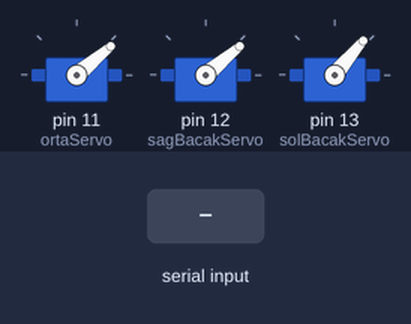
The sketch below on a simulated Arduino Uno, built with avr-gcc and run on an emulated ATmega328P. On the bench: 3 × servo. The inputs (shaded band) are chosen by the test bench.

Above: at 5.2 s.
5.3 s: "5" received over the second serial link
At 6.7 s:
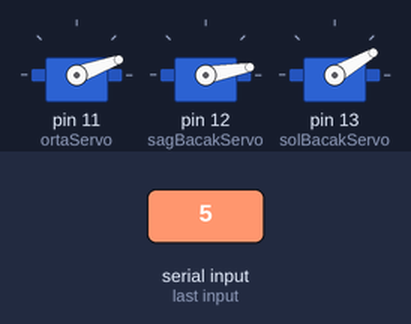
7.4 s: "1" received over the second serial link
At 8.3 s:
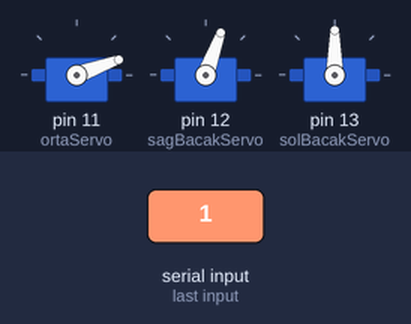
9.5 s: "0" received over the second serial link
At 9.8 s:
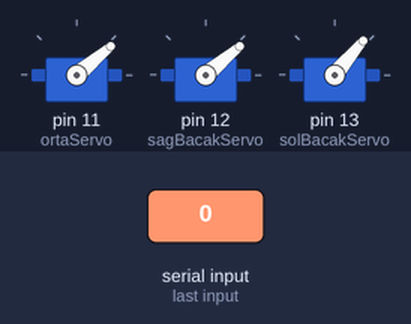
Timing chart, 0 to 12.5 s (numbered marks = the images above; inputs shaded):
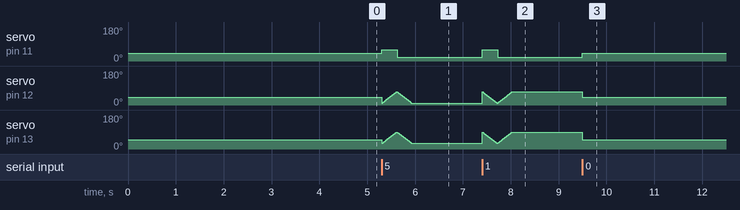

The sketch:

alti_ayakli_robot.ino
```cpp
#include <Servo.h>

#include <SoftwareSerial.h>
#define RxD 6
#define TxD 7

Servo ortaServo;
Servo sagBacakServo;
Servo solBacakServo;

int komut=1;

SoftwareSerial blueToothSerial(RxD,TxD);

char bluetoothKomut=0;

void setup()
{
  pinMode(RxD, INPUT);
  pinMode(TxD, OUTPUT);
  setupBlueToothConnection();

  ortaServo.attach(11);
  sagBacakServo.attach(12);
  solBacakServo.attach(13);

  dur();

}


void loop()
{

  if (blueToothSerial.available()){
      bluetoothKomut = blueToothSerial.read();
      if( bluetoothKomut == '5' ){
        komut=1;
        ileri();
      }else if(bluetoothKomut=='1'){
        komut=1;
        geri();
      }else{
        komut=0;
        dur();
      }
  }
}

void dur(){
  ortaServo.write(40);
  sagBacakServo.write(40);
  solBacakServo.write(50);
}

void ileri(){

  ortaServo.write(60);
   for(int pos = 10; pos <= 70; pos += 1)
  {
    if(komut==1){
      sagBacakServo.write(pos);
      solBacakServo.write(pos+20);
     delay(5);
    }
  }
  ortaServo.write(20);
   for(int pos = 70; pos >= 10; pos -= 1)
  {
   if(komut==1){
      sagBacakServo.write(pos);
      solBacakServo.write(pos+20);
     delay(5);
   }
  }


}

void geri(){

  ortaServo.write(60);
   for(int pos = 70; pos >= 10; pos -= 1)
  {
    sagBacakServo.write(pos);
    solBacakServo.write(pos+20);
    delay(5);
  }

  ortaServo.write(20);

   for(int pos = 10; pos <= 70; pos += 1)
  {
    sagBacakServo.write(pos);
    solBacakServo.write(pos+20);
    delay(5);
  }

}


void setupBlueToothConnection()
{
  blueToothSerial.begin(38400); //Set BluetoothBee BaudRate to default baud rate 38400
  blueToothSerial.print("\r\n+STWMOD=0\r\n"); //set the bluetooth work in slave mode
  blueToothSerial.print("\r\n+STNA=SeeedBTSlave\r\n"); //set the bluetooth name as "SeeedBTSlave"
  blueToothSerial.print("\r\n+STOAUT=1\r\n"); // Permit Paired device to connect me
  blueToothSerial.print("\r\n+STAUTO=0\r\n"); // Auto-connection should be forbidden here
  delay(2000); // This delay is required.
  blueToothSerial.print("\r\n+INQ=1\r\n"); //make the slave bluetooth inquirable
  Serial.println("The slave bluetooth is inquirable!");
  delay(2000); // This delay is required.
  blueToothSerial.flush();
}
```

Measured:
- after the input at 5.3 s, servo on pin 11 (ortaServo): 40° → 60° at once, → 20° 0.33 s later
- after the input at 7.4 s, servo on pin 11 (ortaServo): 20° → 60° at once, → 20° 0.33 s later
- after the input at 9.5 s, servo on pin 11 (ortaServo): 20° → 40° at once; servo on pin 12 (sagBacakServo): 70° → 40° at once; servo on pin 13 (solBacakServo): 90° → 50° at once
